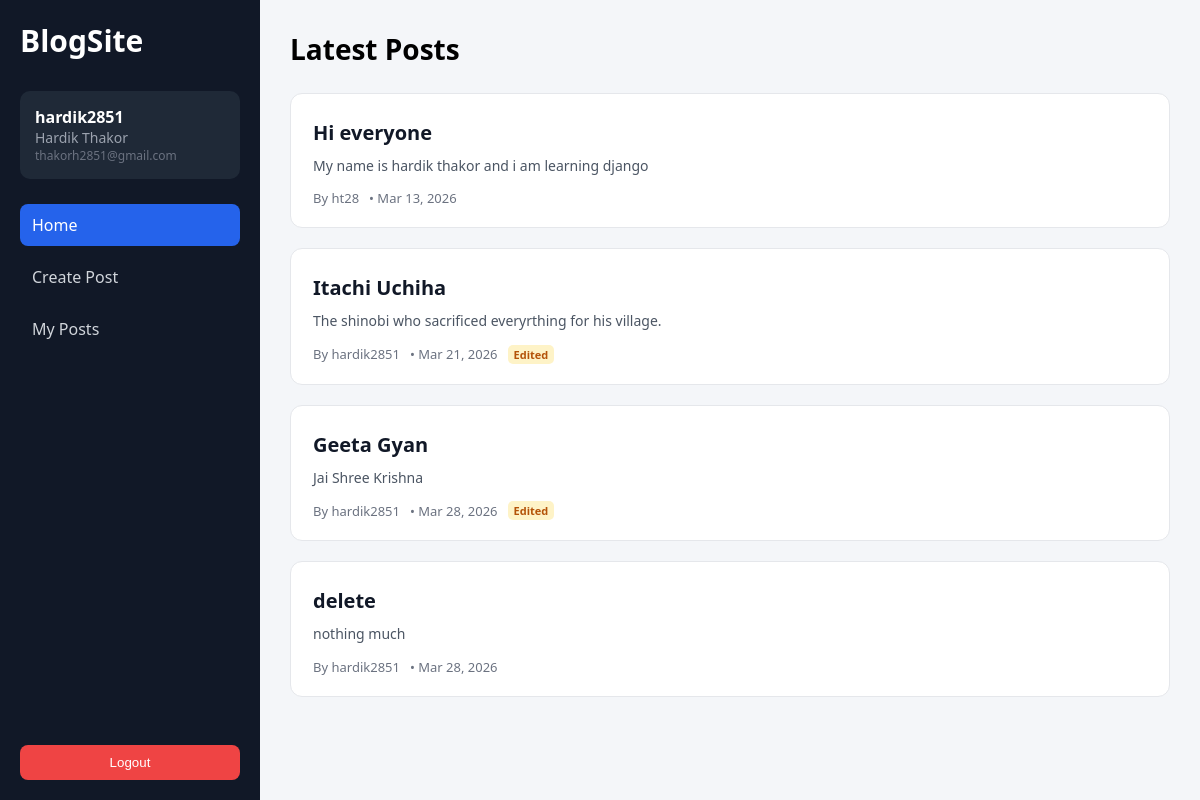
The page /blogs/ (signed in) on the database as committed earlier.
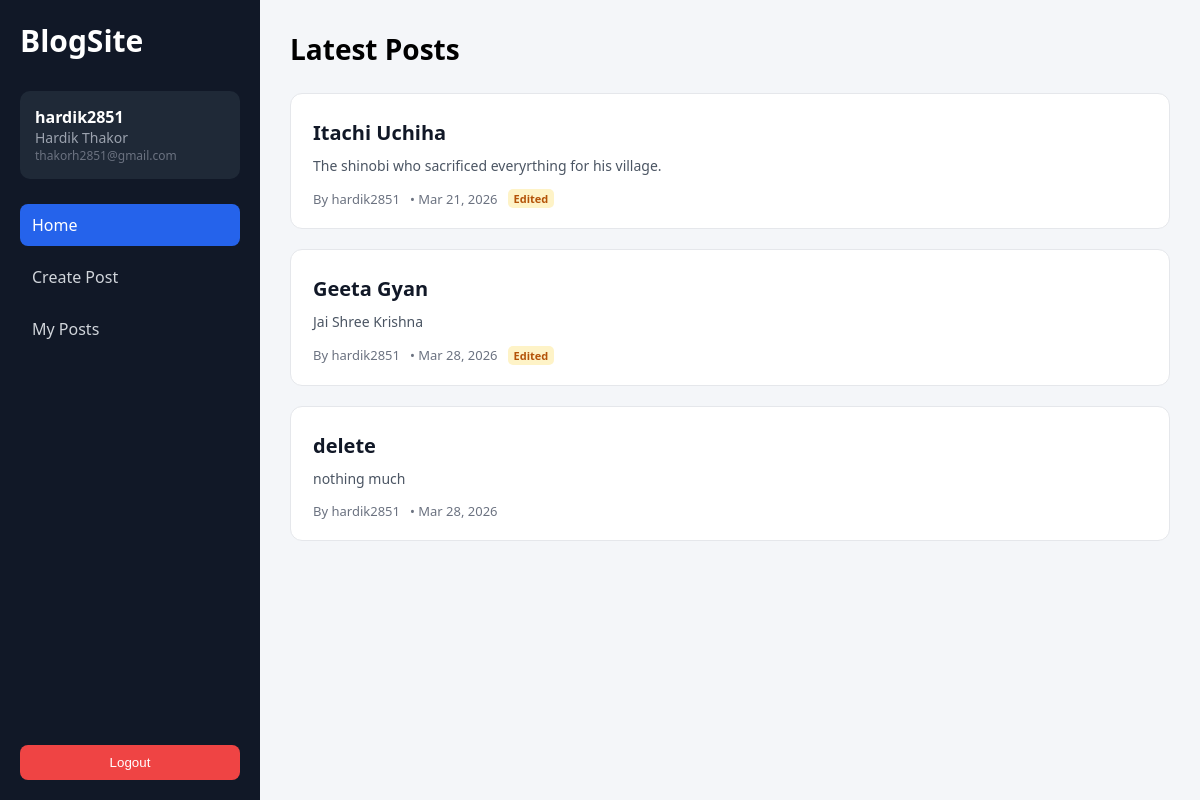
The same page on the database as committed later.
### blogs/models.py (models this page shows, shortened)
class Post(models.Model):
    title = models.CharField(max_length=200)
    maincontent = models.TextField()
    author = models.ForeignKey(
        settings.AUTH_USER_MODEL,
        on_delete=models.CASCADE,
        related_name="posts"
    )
    datecreated = models.DateTimeField(auto_now_add=True)
    dateedited = models.DateTimeField(auto_now=True)
    image = CloudinaryField('image', blank=True, null=True)

### users/models.py (models this page shows)
class User(AbstractUser):
    email = models.EmailField(unique=True)
    def __str__(self):
        return self.username

### blogs/views.py (the view)
# urls.py: 2. Add a URL to urlpatterns:  path('', views.home, name='home')
@login_required
def home(request):
    posts = Post.objects.all()
    return render(request,'blogs/home.html', {'posts': posts})

### blogs/templates/blogs/home.html (shortened to what this page needs)
{% extends "base.html" %}
{% load static %}
{% block extra_css %}
<link rel="stylesheet" href="{% static 'css/blogs/home.css' %}">
{% endblock %}
{% block content %}
<section class="blog-wrapper">
    <h1 class="page-title">Latest Posts</h1>
    <div class="posts-container">
        {% for post in posts %}
        <article class="post-card" data-url="{% url 'blogs:postdetail' post.id %}">
            <div class="post-content">
                <h2 class="post-heading">
                    <a class="post-title" href="{% url 'blogs:postdetail' post.id %}">
                        {{ post.title }}
                    </a>
                </h2>
                <p class="post-preview">
                    {{ post.maincontent|truncatewords:15 }}
                </p>
                <div class="post-meta">
                    <span>By {{ post.author }}</span>
                    <span>• {{ post.datecreated|date:"M d, Y" }}</span>
                    {% if post.dateedited|date:"U" > post.datecreated|date:"U" %}
                        <span class="edited-tag">Edited</span>
                    {% endif %}
                </div>
            </div>
        </article>
        {% empty %}
        <p class="empty-state">No posts available yet.</p>
        {% endfor %}
    </div>
</section>
{% endblock %}

Rows that differ between the two databases and show on the page:
removed Post: title "Hi everyone", maincontent "My name is hardik thakor and i am learning django", author "ht28", datecreated "Mar 13, 2026"
